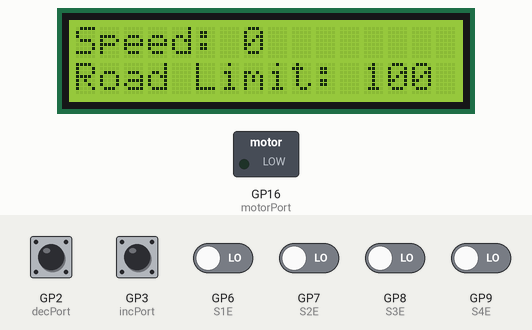
Simulated run of this program. Board: Raspberry Pi Pico. Parts: 16×2 character LCD, switched loads named in the program (green lamp = pin HIGH). The inputs (shaded band) are chosen by the test bench; at power-on: GP2 (decPort), GP3 (incPort) HIGH, GP6 (S1E), GP7 (S2E), GP8 (S3E), GP9 (S4E) LOW.

Above: at 6.2 s.
6.3 s: GP2 (decPort) pulled LOW for 0.35 s
At 6.76 s:
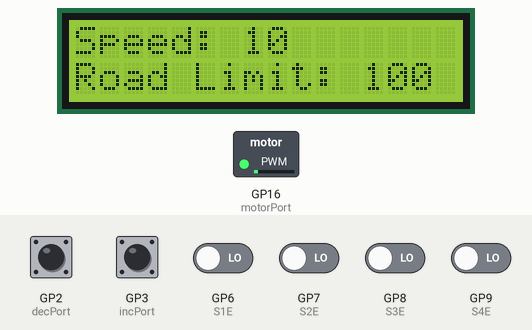
8.4 s: GP2 (decPort) pulled LOW for 1 s
At 8.9 s:
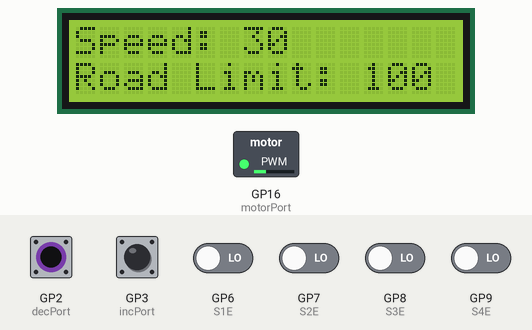
10.9 s: GP2 (decPort) pulled LOW for 0.35 s
At 11.36 s:
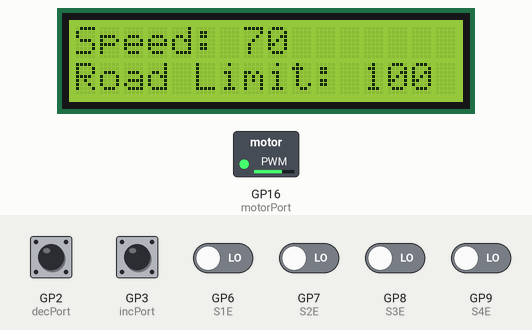
13.6 s: GP2 (decPort) pulled LOW for 1 s
At 15.0 s:
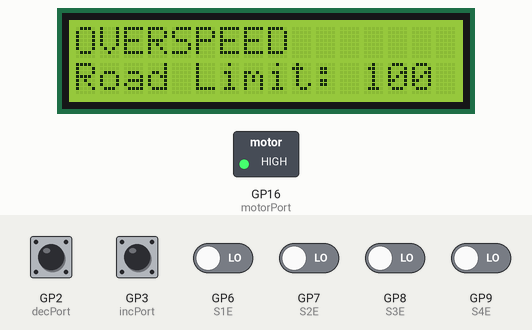
16.1 s: GP3 (incPort) pulled LOW for 1 s
At 16.77 s:
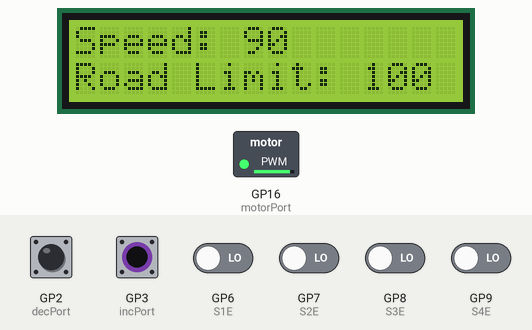
18.6 s: GP2 (decPort) driven LOW and GP3 (incPort) driven LOW and GP6 (S1E) driven HIGH and GP7 (S2E) driven HIGH and GP8 (S3E) driven HIGH
At 19.2 s:
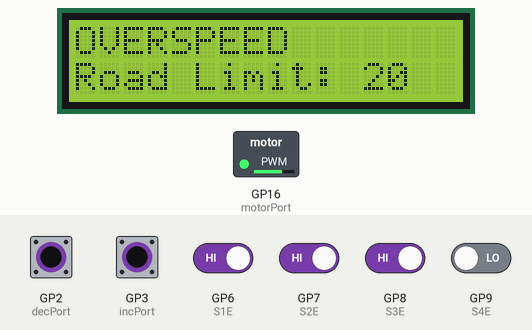
Timing chart, 0 to 22.4 s (numbered marks = the images above; inputs shaded):
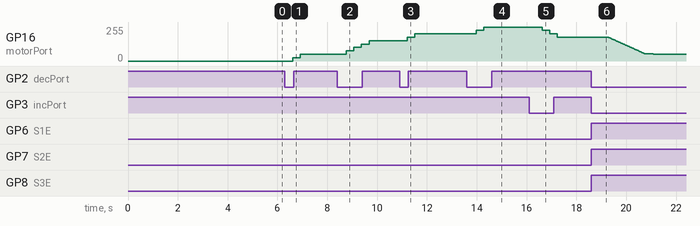

Measured:
- after the input at 6.3 s, GP16 (motorPort): 0/255 → 25/255 after 0.31 s, → 51/255 0.31 s later; the display: first differs from a run without the input after 0.31 s (image 1)
- after the input at 8.4 s, GP16 (motorPort): 51/255 → 76/255 after 0.36 s, → 102/255 0.31 s later, → 127/255 0.31 s later, → 153/255 0.31 s later; the display: first differs from a run without the input after 0.36 s (image 2)
- after the input at 10.9 s, GP16 (motorPort): 153/255 → 178/255 after 0.31 s, → 204/255 0.31 s later; the display: first differs from a run without the input after 0.31 s (image 3)
- after the input at 13.6 s, GP16 (motorPort): 204/255 → 229/255 after 0.38 s, → 255/255 0.31 s later; the display: first differs from a run without the input after 0.38 s (image 4 shows a later state)
- after the input at 16.1 s, GP16 (motorPort): 255/255 → 229/255 after 0.52 s, → 204/255 0.31 s later, → 178/255 0.31 s later; the display: first differs from a run without the input after 0.52 s (image 5)
- after the input at 18.6 s, GP16 (motorPort): moves from 178/255 to 51/255 over 1.8 s, starting after 0.71 s; the display: first differs from a run without the input after 0.18 s (image 6)

The program:

main.cpp
```cpp
#include <Arduino.h>
#include <LiquidCrystal.h>
#include <Wire.h>

LiquidCrystal lcd(10, 11, 12, 13, 14, 15); // rs,en,data pins d4 -d7

int motorPort = 16; // Motor Pin
int motorSpeed = 0; // Motor Value- Initially Zero

String encodedVal = "";

const int incPort = 3; // increment switch
int SW1INC = 1;
const int decPort = 2; // Decrement Switch
int SW2DEC = 1;

// Encoder input ports
const int S1E = 6;
const int S2E = 7;
const int S3E = 8;
const int S4E = 9;

// Initial Encoded val
int S11E = 1;
int S12E = 1;
int S13E = 1;
int S14E = 1;
int speed = 0;
int speedLimit = 100;

void setup()
{

  lcd.begin(16, 2);
  analogWrite(motorPort, motorSpeed); // setting motor speed to zero
  // Declaring switches
  pinMode(incPort, INPUT_PULLUP);
  pinMode(decPort, INPUT_PULLUP);
  // setting input port for encoder
  pinMode(S1E, INPUT);
  pinMode(S2E, INPUT);
  pinMode(S3E, INPUT);
  pinMode(S4E, INPUT);

  lcd.clear();
  lcd.setCursor(0, 0);
  lcd.print("Vehicle Speed");
  lcd.setCursor(0, 1);
  lcd.print("Limit Controller");
  delay(5000);
  lcd.clear();
  Serial.begin(9600);
}

void loop()
{
  lcd.setCursor(0, 0);
  lcd.print("Speed: " + String(speed) + "       "); // printing speed on display
  lcd.setCursor(0, 1);
  lcd.print("Road Limit: " + String(speedLimit) + "       "); // displayinng speed limit

  // giving voltage to motor
  analogWrite(16, speed * 255 / 100);

  // increasing speed
  if (digitalRead(incPort))
  {
    // checking for speed is lessthan 100
    if (speed <= 100)
    {
      speed += 10; // increasing by 10
    }
  }
  // decreasing speed on button press and speed is greater than 0
  if (digitalRead(decPort) && speed > 0)
  {
    speed -= 10; // decreasing by 10
  }
  // port S1E Status- HIGH/LOW
  S11E = digitalRead(S1E);
  // port S2E Status- HIGH/LOW
  S12E = digitalRead(S2E);
  // port S3E Status- HIGH/LOW
  S13E = digitalRead(S3E);
  // port S4E Status- HIGH/LOW
  S14E = digitalRead(S4E);
  // asigning the encoded binary to variable
  encodedVal = String(S11E) + String(S12E) + String(S13E) + String(S14E);
  if (encodedVal == "1111")
  {
    { // speed 100
      speedLimit = 100;
    }
  };
  if (encodedVal == "1110")
  { // speed 20
    speedLimit = 20;
  }
  if (encodedVal == "1101")
  { // speed 40
    speedLimit = 40;
  }
  if (encodedVal == "1011")
  { // speed 60
    speedLimit = 60;
  }
  if (encodedVal == "0111")
  { // speed 80
    speedLimit = 80;
  }

  // speed limiting condition checking
  if (speed > speedLimit)
  {
    // Overspeed displaying
    lcd.setCursor(0, 0);
    lcd.print("OVERSPEED       ");
    lcd.setCursor(0, 1);
    lcd.print("Road Limit: " + String(speedLimit) + "       "); // displayinng speed limit
    delay(500);

    // for loop for gradual decrease of speed
    for (int i = speed; i > speedLimit; i--)
    {
      analogWrite(16, i * 255 / 100);
      delay(30);
    }
    // assigning limited speed to speed
    speed = speedLimit;
  }

  delay(300);
  lcd.clear(); // clearing display
}
```
